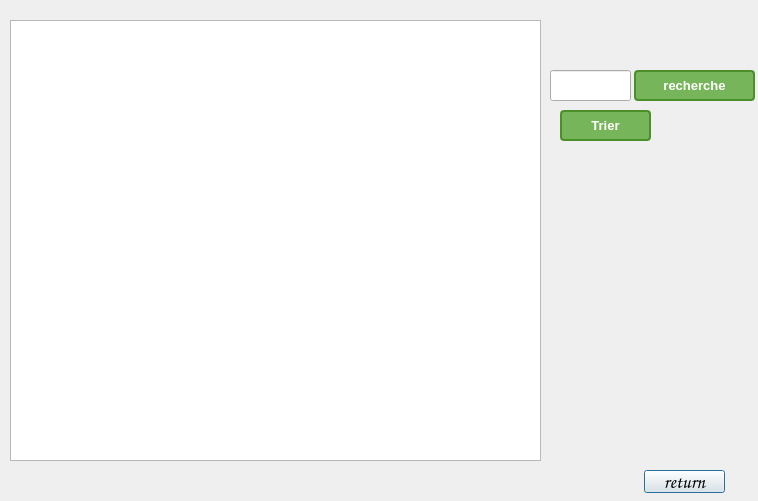
<?xml version="1.0" encoding="UTF-8"?>
<ui version="4.0">
 <class>affiche1</class>
 <widget class="QDialog" name="affiche1">
  <property name="geometry">
   <rect>
    <x>0</x>
    <y>0</y>
    <width>758</width>
    <height>501</height>
   </rect>
  </property>
  <property name="windowTitle">
   <string>Dialog</string>
  </property>
  <widget class="QTableView" name="tableView">
   <property name="geometry">
    <rect>
     <x>10</x>
     <y>20</y>
     <width>531</width>
     <height>441</height>
    </rect>
   </property>
  </widget>
  <widget class="QPushButton" name="pushButton">
   <property name="geometry">
    <rect>
     <x>644</x>
     <y>470</y>
     <width>81</width>
     <height>23</height>
    </rect>
   </property>
   <property name="font">
    <font>
     <family>Comic Sans MS</family>
     <pointsize>14</pointsize>
    </font>
   </property>
   <property name="text">
    <string>return</string>
   </property>
  </widget>
  <widget class="QPushButton" name="pushButton_2">
   <property name="geometry">
    <rect>
     <x>634</x>
     <y>70</y>
     <width>121</width>
     <height>31</height>
    </rect>
   </property>
   <property name="font">
    <font>
     <family>Arial</family>
     <pointsize>-1</pointsize>
     <weight>75</weight>
     <bold>true</bold>
     <underline>false</underline>
     <strikeout>false</strikeout>
    </font>
   </property>
   <property name="styleSheet">
    <string notr="true">	box-shadow: 0px 10px 14px -7px #3e7327;
	background:linear-gradient(to bottom, #77b55a 5%, #72b352 100%);
	background-color:#77b55a;
	border-radius:4px;
	border:2px solid #4b8f29;
	display:inline-block;
	cursor:pointer;
	color:#ffffff;
	font-family:Arial;
	font-size:13px;
	font-weight:bold;
	padding:8px 23px;
	text-decoration:none;
	text-shadow:0px 1px 0px #5b8a3c;</string>
   </property>
   <property name="text">
    <string>recherche</string>
   </property>
  </widget>
  <widget class="QLineEdit" name="chercher_contact">
   <property name="geometry">
    <rect>
     <x>550</x>
     <y>70</y>
     <width>81</width>
     <height>31</height>
    </rect>
   </property>
  </widget>
  <widget class="QPushButton" name="pushButton_3">
   <property name="geometry">
    <rect>
     <x>560</x>
     <y>110</y>
     <width>91</width>
     <height>31</height>
    </rect>
   </property>
   <property name="font">
    <font>
     <family>Arial</family>
     <pointsize>-1</pointsize>
     <weight>75</weight>
     <bold>true</bold>
     <underline>false</underline>
     <strikeout>false</strikeout>
    </font>
   </property>
   <property name="styleSheet">
    <string notr="true">	box-shadow: 0px 10px 14px -7px #3e7327;
	background:linear-gradient(to bottom, #77b55a 5%, #72b352 100%);
	background-color:#77b55a;
	border-radius:4px;
	border:2px solid #4b8f29;
	display:inline-block;
	cursor:pointer;
	color:#ffffff;
	font-family:Arial;
	font-size:13px;
	font-weight:bold;
	padding:8px 23px;
	text-decoration:none;
	text-shadow:0px 1px 0px #5b8a3c;</string>
   </property>
   <property name="text">
    <string>Trier</string>
   </property>
  </widget>
  <widget class="QLabel" name="label">
   <property name="geometry">
    <rect>
     <x>-10</x>
     <y>0</y>
     <width>771</width>
     <height>501</height>
    </rect>
   </property>
   <property name="text">
    <string/>
   </property>
   <property name="pixmap">
    <pixmap>../../Desktop/p33.png</pixmap>
   </property>
  </widget>
  <zorder>label</zorder>
  <zorder>tableView</zorder>
  <zorder>pushButton</zorder>
  <zorder>pushButton_2</zorder>
  <zorder>chercher_contact</zorder>
  <zorder>pushButton_3</zorder>
 </widget>
 <resources/>
 <connections>
  <connection>
   <sender>pushButton</sender>
   <signal>clicked()</signal>
   <receiver>affiche1</receiver>
   <slot>reject()</slot>
   <hints>
    <hint type="sourcelabel">
     <x>684</x>
     <y>476</y>
    </hint>
    <hint type="destinationlabel">
     <x>541</x>
     <y>512</y>
    </hint>
   </hints>
  </connection>
 </connections>
</ui>
